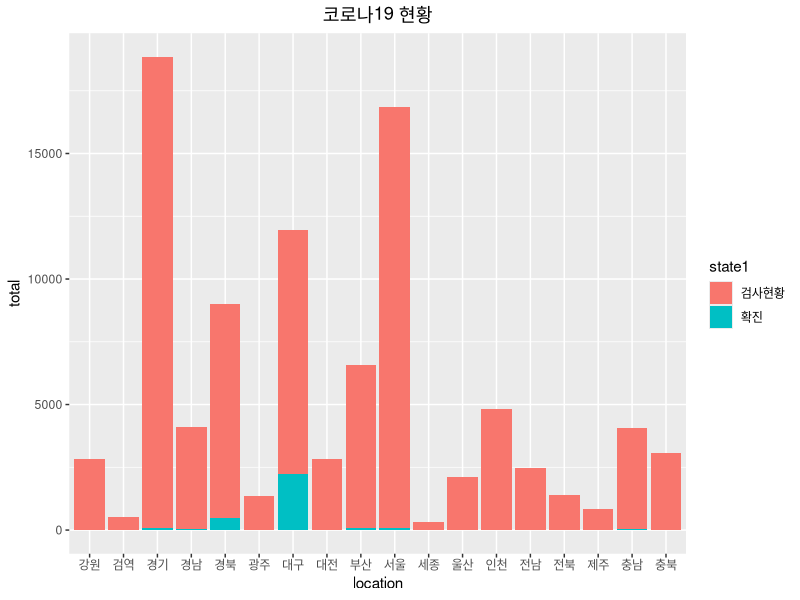
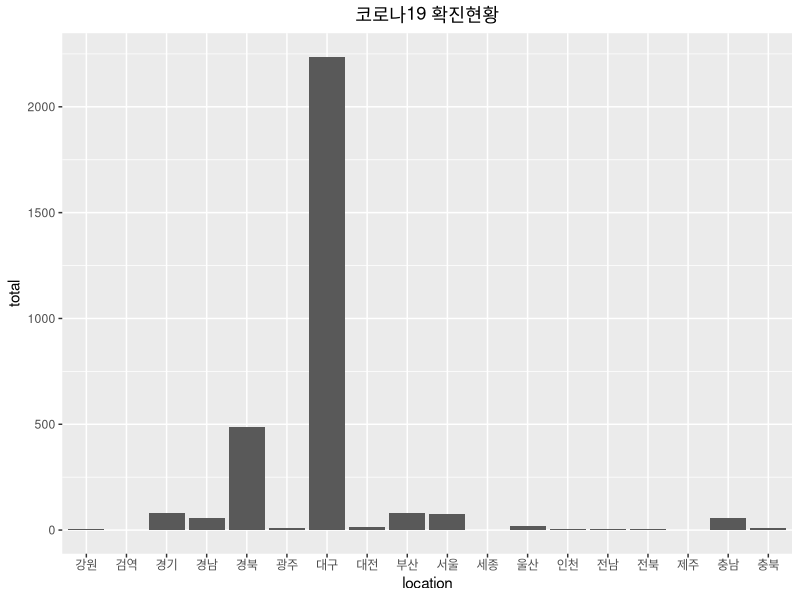
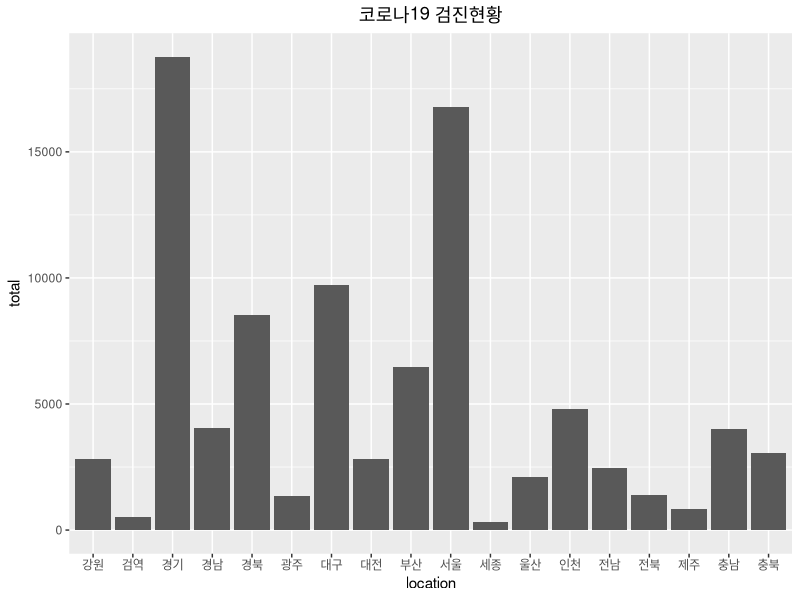

The R script that drew these images, in order:
install.packages('dplyr') # EDA 를 위한 dplyr 패키지 설치
install.packages('readxl') #엑셀 파일 불러오기 위한 패키지 설치

require(dplyr) #패키지 블러오기, 설치된 패키지라도 사용할 때 마다 불러와야 한다. 
require(readxl)#패키지 블러오기


setwd('C:/Users/tkpeo/Documents/r_statistics') #working directory 세팅, 파일을 저장해 놓은 경로를 설정한다. 


#0. 데이터 불러오기 
covid <- read_excel('covid19.xlsx') #파일 불러오기
is.data.frame(covid) #데이터 형태 확인

#1. 데이터 구조 확인
dim(covid) #데이터 프레임의 행과 열의 개수 확인 360행, 5개 열
nrow(covid) #행의 개숫 확인 360행 
ncol(covid) #열의 개수 확인 5컬럼
head(covid) #상위 6개의 값 확인
tail(covid) #하위 6개 값 확인
names(covid) #컬럼명 확인
names(covid) <- c('time', 'location', 'state1','state2','count')#컬럼명 바꾸기


#2. 결측치 확인
is.na(covid) #전체 확인
sum(is.na(covid))# 전체 na 값합계 확인
colSums(is.na(covid)) #컬럼별 na 값 확인

#3. 날짜 데이터 다루기
install.packages('lubridate') #날짜 다루기 위한 패키지 설치
require(lubridate)#패키지 불러오기
covid$newdate <- date(covid$time) #일자별 발표 시간은 매일 동일하여 시간 제외한 날짜 데이터 생성


#4. 2월 29일 지역별 검사현황 및 확진자 현황
covid %>% filter(newdate =="2020-02-29") %>% 
  group_by(location, state1) %>% 
  summarise(total = sum(count),  #검사 현황 및 확진자 현황
            mean = mean(count), # 검사 현황 및 확진자 평균
            var = var(count), #검사 현황 및 확진자 분산
            std = sd(count), #검사 현황 및 확진자 표준편차
            '25%' = quantile(count, probs = 0.25), #검사 현황 및 확진자 4분위수
            '50%' = quantile(count, probs = 0.5),
            '75%' = quantile(count, probs = 0.75),
            iqr = IQR(count)) #검사 현황 및 확진자 IQR Q3-Q1

descriptive <- covid %>% filter(newdate == '2020-02-29') %>%  #descriptive 변수로 저장하기
  group_by(location, state1) %>% 
  summarise(total = sum(count), 
            mean = mean(count), 
            var = var(count), 
            std = sd(count), 
            '25%' = quantile(count, probs = 0.25),
            '50%' = quantile(count, probs = 0.5),
            '75%' = quantile(count, probs = 0.75),
            iqr = IQR(count))


#5. 지역별 확진 및 검사 현황 그래프 그리기

require(ggplot2)
ggplot(data = descriptive, aes(x = location, y = total, fill = state1))+
  geom_bar(stat = 'identity')+
  ggtitle('코로나19 현황')+
  theme(plot.title = element_text(hjust = 0.5))


ggplot(data = descriptive %>% filter(state1 =='확진'), aes(x = location, y = total))+
  geom_bar(stat = 'identity')+
  ggtitle('코로나19 확진현황')+
  theme(plot.title = element_text(hjust = 0.5))

ggplot(data = descriptive %>% filter(state1 =='검사현황'), aes(x = location, y = total))+
  geom_bar(stat = 'identity')+
  ggtitle('코로나19 검진현황')+
  theme(plot.title = element_text(hjust = 0.5))


